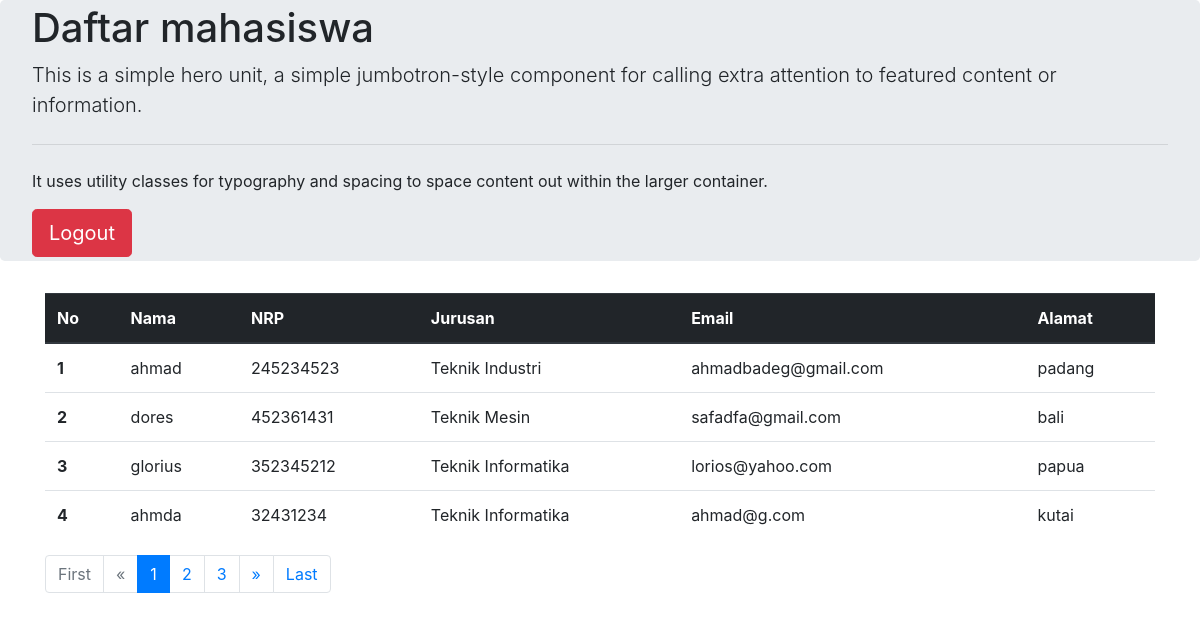
The app's page /index2.php (signed in) with its own data.
### tables this page shows
CREATE TABLE `mahasiswa` (
  `id` int(11) NOT NULL,
  `nrp` varchar(9) NOT NULL,
  `nama` varchar(200) NOT NULL,
  `jurusan` varchar(100) NOT NULL,
  `email` varchar(200) NOT NULL,
  `alamat` text NOT NULL
);

### index2.php (the view, shortened to what this page needs)
<?php
include "layout/header.php";
$page = ($_GET['page']) ? $_GET['page']:1;
$limit = 4;
$limitAwal = ($page - 1) * $limit;
$query  = "SELECT * FROM mahasiswa LIMIT $limitAwal,$limit";
$db     = mysqli_query($conn,$query);
$no     = $limitAwal + 1;
$result = "SELECT * FROM mahasiswa";
$sql2 = mysqli_num_rows(mysqli_query($conn,$result));
$jumlahpage = ceil($sql2 / $limit);
$jarak = 2;
$noAwal = ($page > $jarak) ? $page - $jarak:1;
$noAkhir = ($page < ($jumlahpage - $jarak )) ? $page + $jarak : $jumlahpage ;
 ?>
 <div class="jumbotron pt-1 pb-1">
   <h1 class="display-5">Daftar mahasiswa</h1>
   <p class="lead">This is a simple hero unit, a simple jumbotron-style component for calling extra attention to featured content or information.</p>
   <hr class="my-4">
   <p>It uses utility classes for typography and spacing to space content out within the larger container.</p>
   <a class="btn btn-danger btn-lg" href="proses/proseslogout.php" role="button">Logout</a>
 </div>
 <div class="container mt-1">
   <table class="table">
     <thead class="thead-dark">
       <tr>
         <th scope="col">No</th>
         <th scope="col">Nama</th>
         <th scope="col">NRP</th>
         <th scope="col">Jurusan</th>
         <th scope="col">Email</th>
         <th scope="col">Alamat</th>
       </tr>
     </thead>
     <tbody>
      <?php while ($mahasiswa = mysqli_fetch_assoc($db)):?>
       <tr>
             <th scope="row"><?= $no++; ?></th>
             <td><?= $mahasiswa['nama']; ?></td>
             <td><?= $mahasiswa['nrp']; ?></td>
             <td><?= $mahasiswa['jurusan']; ?></td>
             <td><?= $mahasiswa['email']; ?></td>
             <td><?= $mahasiswa['alamat']; ?></td>
       </tr>
      <?php endwhile ;?>
   </table>
 </div>
 <div class="container">
    <nav aria-label="Page navigation example">
      <ul class="pagination">
        <?php if ($page == 1): ?>
          <li class="page-item disabled"><a class="page-link" href="">First</a></li>
          <li class="page-item disabled"><a class="page-link" href="">&laquo;</a></li>
        <?php else: ?>
          <li class="page-item"><a class="page-link"href="index2.php?page=1">First</a></li>
          <li class="page-item"><a class="page-link"href="index2.php?page=<?= $page - 1; ?>">&laquo;</a></li>
        <?php endif; ?>
        <?php for ($i= $noAwal; $i <= $noAkhir ; $i++) :
            $ganti = ($page == $i) ? "class='page-item active'": "class='page-item'";
        ?>
          <li <?= $ganti; ?>><a class="page-link"href="index2.php?page=<?= $i ?>"><?= $i; ?></a></li>
        <?php endfor; ?>
        <?php if ($page == $jumlahpage): ?>
          <li class="page-item disabled"><a class="page-link" href="">&raquo;</a></li>
          <li class="page-item disabled"><a class="page-link" href="">Last</a></li>
        <?php else :?>
          <li class="page-item"><a class="page-link" href="index2.php?page=<?= $page + 1 ;?>">&raquo;</a></li>
          <li class="page-item"><a class="page-link" href="index2.php?page=<?= $jumlahpage; ?>">Last</a></li>
        <?php endif; ?>
      </ul>
    </nav>
 </div>
 <?php
include "layout/footer.php"
  ?>

### records on screen
mahasiswa: nama "ahmad", nrp "245234523", jurusan "Teknik Industri", email "ahmadbadeg@gmail.com", alamat "padang"
mahasiswa: nama "dores", nrp "452361431", jurusan "Teknik Mesin", email "safadfa@gmail.com", alamat "bali"
mahasiswa: nama "glorius", nrp "352345212", jurusan "Teknik Informatika", email "lorios@yahoo.com", alamat "papua"
mahasiswa: nama "ahmda", nrp "32431234", jurusan "Teknik Informatika", email "ahmad@g.com", alamat "kutai"
